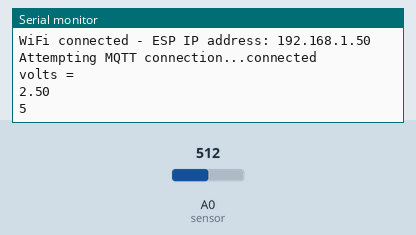
Bench run of a sketch on a simulated ESP8266 (NodeMCU). Parts: the last lines printed to the serial monitor. The test bench sets the inputs (shaded band); at power-on: A0 (sensor) = 512. WiFi joins after 1.5 s; servers stay silent unless stated; no MQTT or app messages arrive unless stated.

Above: at 2.7 s.
2.8 s: A0 (sensor) set to 716
At 3.9 s:
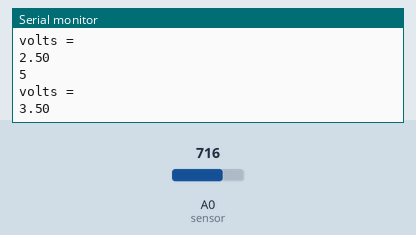
4.8 s: A0 (sensor) set to 900
At 6.6 s:
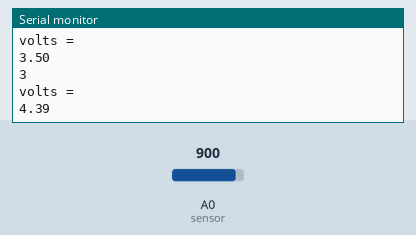
Timing chart, 0 to 8.1 s (numbered marks = the images above; inputs shaded):
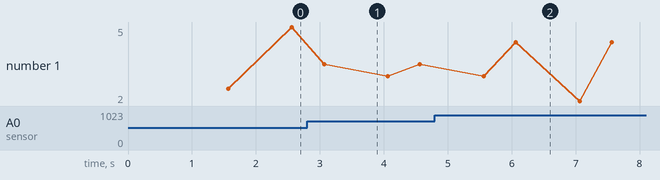

The sketch:

SOAP_NODE_MCU.ino
```cpp
//auth: Sagar
#include <ESP8266WiFi.h>
#include <PubSubClient.h>
#include <SoftwareSerial.h>

#define sensor A0

const char* ssid = "Energizer";
const char* password = "1qwerty2";

const char* mqtt_server = "192.168.0.55";

WiFiClient espClient;
PubSubClient client(espClient);

long now = millis();
long lastMeasure = 0;
long randomNumber;

void setup_wifi() {
  delay(10);
  // We start by connecting to a WiFi network
  Serial.println();
  Serial.print("Connecting to ");
  Serial.println(ssid);
  WiFi.begin(ssid, password);
  while (WiFi.status() != WL_CONNECTED) {
    delay(500);
    Serial.print(".");
  }
  Serial.println("");
  Serial.print("WiFi connected - ESP IP address: ");
  Serial.println(WiFi.localIP());
}


void callback(String topic, byte* message, unsigned int length) {
  Serial.print("Message arrived on topic: ");
  Serial.print(topic);
  Serial.print(". Message: ");
  String messageTemp;

  for (int i = 0; i < length; i++) {
    Serial.print((char)message[i]);
    messageTemp += (char)message[i];
  }
  Serial.println();
  Serial.println();
}


void reconnect() {
  // Loop until we're reconnected
  while (!client.connected()) {
    Serial.print("Attempting MQTT connection...");
    if (client.connect("ESP8266Client1")) {
      Serial.println("connected");
      // You can subscribe to more topics (to control more LEDs in this example)

    } else {
      Serial.print("failed, rc=");
      Serial.print(client.state());
      Serial.println(" try again in 5 seconds");
      // Wait 5 seconds before retrying
      delay(5000);
    }
  }
}


void setup() {
   Serial.begin(115200);
   setup_wifi();
  client.setServer(mqtt_server, 1883);
  client.setCallback(callback);
}


void loop() {
   char countlevel[7];
  if (!client.connected()) {
    reconnect();
  }
  if(!client.loop())
    client.connect("ESP8266Client1");

  float volts = analogRead(sensor)*0.0048828125;
  Serial.println("volts = ");
  Serial.println(volts);
  int distance = 13*pow( volts, -1);
  delay(1000);

  if (distance <= 7

  )
  {
    Serial.println(distance);   // print the distance
    dtostrf(distance, 6, 2, countlevel);
    client.publish("room/soap",countlevel );
  }


    delay(500);
  }
```

Measured:
- after the input at 2.8 s, the serial monitor: prints a new line after 0.27 s (image 1)
- after the input at 4.8 s, the serial monitor: prints a new line after 1.3 s (image 2)
- plotted number 1: 5 → 3.5 after the input at 2.8 s, 3.5 → 4.39 after the input at 4.8 s
